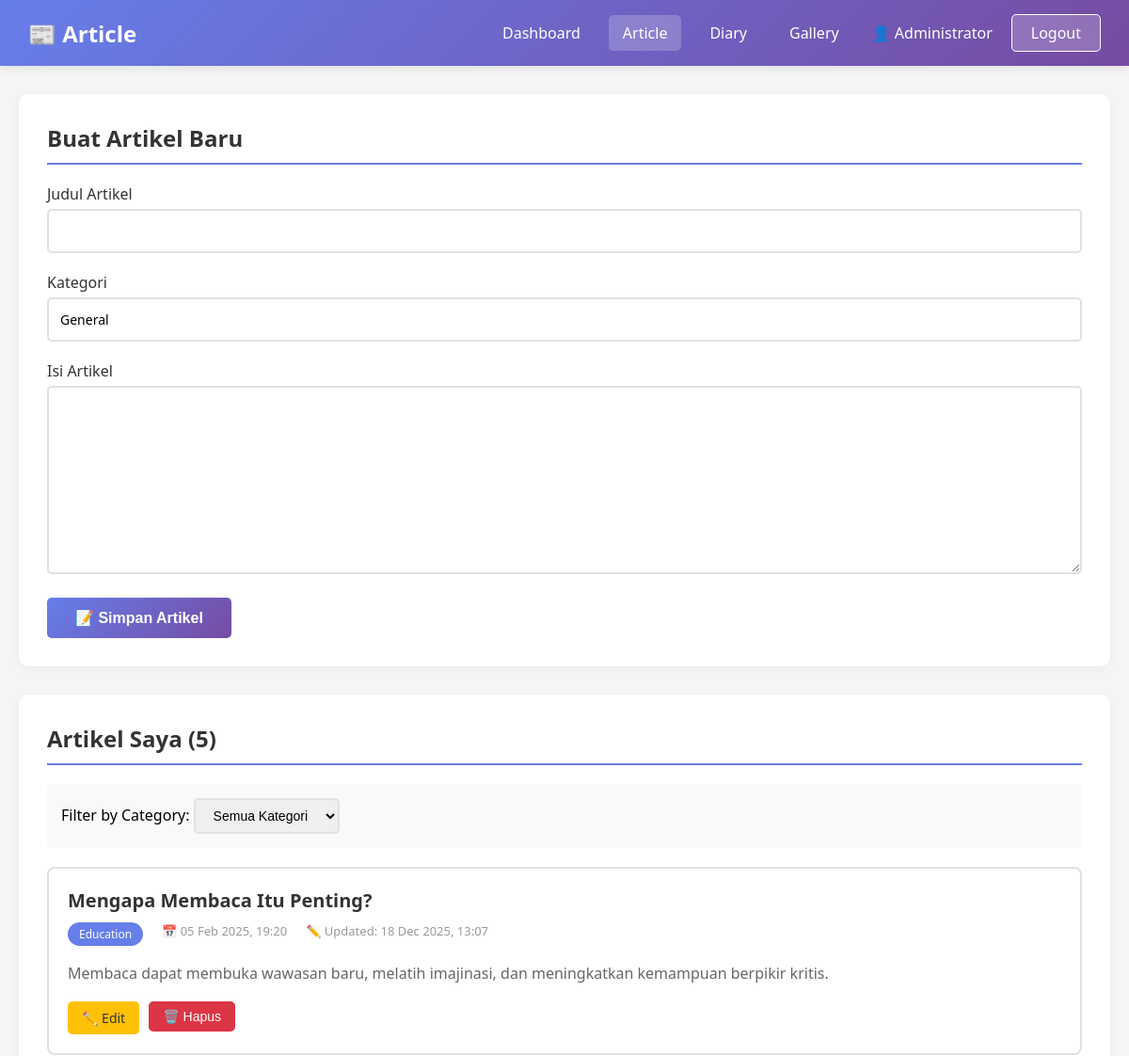
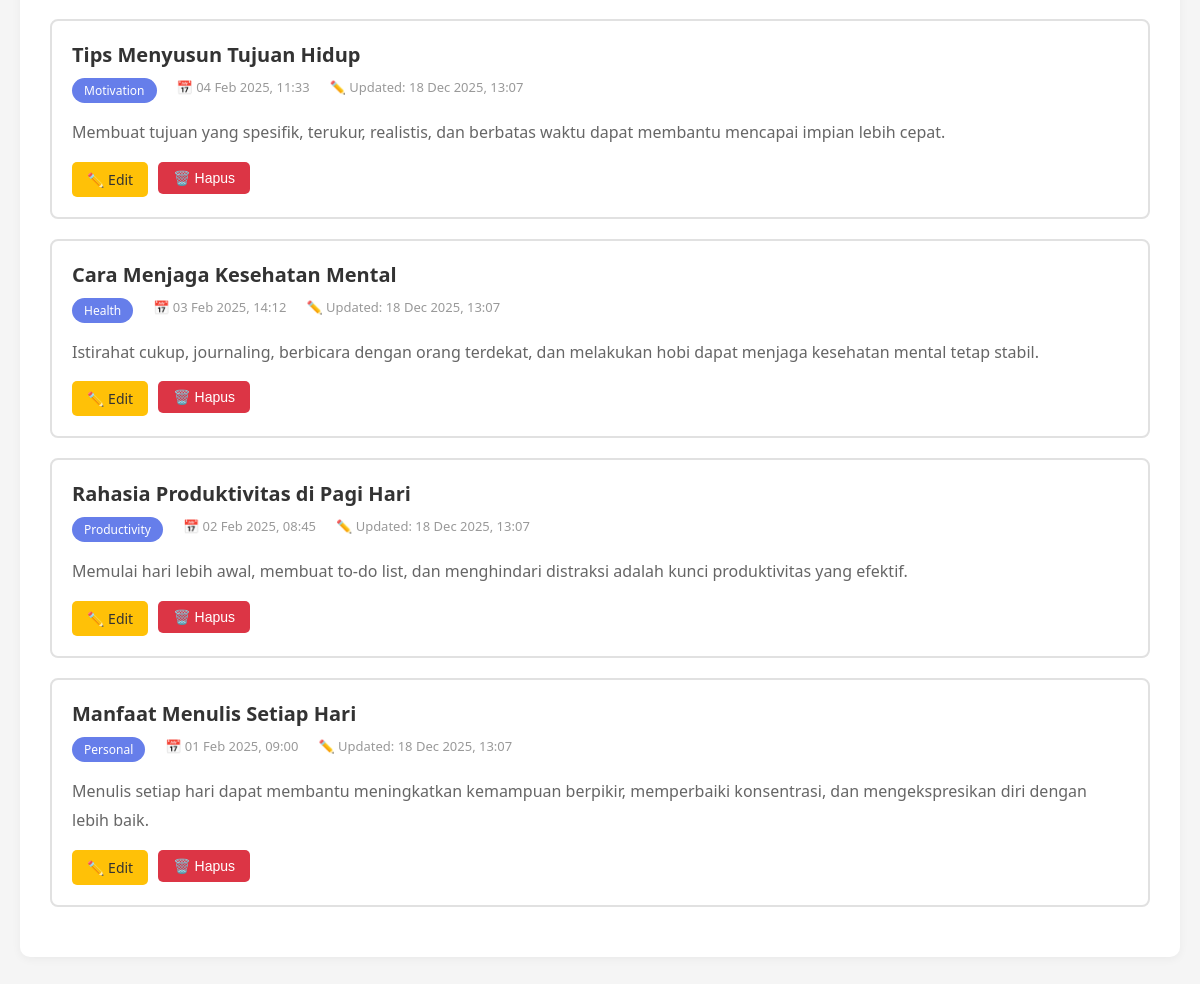
Screenshot of /article.php (signed in) with the database file from the repository (2 pictures, top to bottom).
### tables this page shows
CREATE TABLE articles (
    id INT PRIMARY KEY AUTO_INCREMENT,
    user_id INT NOT NULL,
    title VARCHAR(255) NOT NULL,
    content TEXT NOT NULL,
    category VARCHAR(50) DEFAULT NULL,
    created_at TIMESTAMP DEFAULT CURRENT_TIMESTAMP,
    updated_at TIMESTAMP DEFAULT CURRENT_TIMESTAMP ON UPDATE CURRENT_TIMESTAMP,
    FOREIGN KEY (user_id) REFERENCES users(id) ON DELETE CASCADE,
    INDEX idx_user_id (user_id),
    INDEX idx_created_at (created_at)
);

### article.php (the view, shortened to what this page needs)
<?php
require_once 'koneksi.php';
$user_id = $_SESSION['user_id'];
$full_name = $_SESSION['full_name'];
$filter_category = $_GET['category'] ?? '';
if ($filter_category) {
    $stmt = $conn->prepare("SELECT * FROM articles WHERE user_id = ? AND category = ? ORDER BY created_at DESC");
    if ($stmt) {
        $stmt->bind_param("is", $user_id, $filter_category);
        $stmt->execute();
        $result = $stmt->get_result();
        $articles = $result->fetch_all(MYSQLI_ASSOC);
        $stmt->close();
    } else {
        $articles = [];
    }
} else {
    $stmt = $conn->prepare("SELECT * FROM articles WHERE user_id = ? ORDER BY created_at DESC");
    if ($stmt) {
        $stmt->bind_param("i", $user_id);
        $stmt->execute();
        $result = $stmt->get_result();
        $articles = $result->fetch_all(MYSQLI_ASSOC);
    } else {
        $articles = [];
    }
}
$categories = [];
$categories_stmt = $conn->prepare("SELECT DISTINCT category FROM articles WHERE user_id = ? ORDER BY category");
if ($categories_stmt) {
    $categories_stmt->bind_param("i", $user_id);
    $categories_stmt->execute();
    $categories_result = $categories_stmt->get_result();
    $categories = $categories_result->fetch_all(MYSQLI_ASSOC);
}
$edit_data = null;
?>
<!DOCTYPE html>
<html lang="id">
<head>
</head>
<body>
    <div class="navbar">
        <h1>📰 Article</h1>
        <div class="navbar-right">
            <div class="nav-menu">
                <a href="dashboard.php">Dashboard</a>
                <a href="article.php" class="active">Article</a>
                <a href="diary.php">Diary</a>
                <a href="gallery.php">Gallery</a>
            </div>
            <span>👤 <?php echo htmlspecialchars($full_name); ?></span>
            <a href="logout.php" class="btn-logout">Logout</a>
        </div>
    </div>
    <div class="container">
        <div class="section">
            <h2><?php echo $edit_data ? 'Edit Artikel' : 'Buat Artikel Baru'; ?></h2>
            <form method="POST" action="">
                <div class="form-group">
                    <label for="title">Judul Artikel</label>
                    <input type="text" id="title" name="title" value="<?php echo $edit_data ? htmlspecialchars($edit_data['title']) : ''; ?>" required>
                </div>
                <div class="form-group">
                    <label for="category">Kategori</label>
                    <input type="text" id="category" name="category" value="<?php echo $edit_data ? htmlspecialchars($edit_data['category']) : 'General'; ?>" placeholder="Contoh: Technology, Health, Lifestyle">
                </div>
                <div class="form-group">
                    <label for="content">Isi Artikel</label>
                    <textarea id="content" name="content" required><?php echo $edit_data ? htmlspecialchars($edit_data['content']) : ''; ?></textarea>
                </div>
                <button type="submit" class="btn-primary">
                    <?php echo $edit_data ? '💾 Update Artikel' : '📝 Simpan Artikel'; ?>
                </button>
            </form>
        </div>
        <div class="section">
            <h2>Artikel Saya (<?php echo count($articles); ?>)</h2>
            <?php if (!empty($categories)): ?>
            <div class="filter-section">
                <label>Filter by Category: </label>
                <select onchange="window.location.href='article.php?category=' + this.value">
                    <option value="">Semua Kategori</option>
                </select>
            </div>
            <?php endif; ?>
            <?php if (empty($articles)): ?>
            <div class="empty-state">
                <p style="font-size: 48px;">📰</p>
                <p>Belum ada artikel<?php echo $filter_category ? ' di kategori ini' : ''; ?>. Buat artikel pertama Anda!</p>
            </div>
            <?php else: ?>
            <div class="articles-list">
                <?php foreach ($articles as $article): ?>
                <div class="article-card">
                    <h3><?php echo htmlspecialchars($article['title']); ?></h3>
                    <div class="article-meta">
                        <span class="article-category"><?php echo htmlspecialchars($article['category']); ?></span>
                        <span>📅 <?php echo date('d M Y, H:i', strtotime($article['created_at'])); ?></span>
                        <?php if ($article['updated_at'] != $article['created_at']): ?>
                        <span>✏️ Updated: <?php echo date('d M Y, H:i', strtotime($article['updated_at'])); ?></span>
                        <?php endif; ?>
                    </div>
                    <div class="article-content">
                        <?php echo nl2br(htmlspecialchars($article['content'])); ?>
                    </div>
                    <div class="article-actions">
                        <a href="article.php?edit=<?php echo $article['id']; ?>" class="btn-edit">✏️ Edit</a>
                        <form method="POST" action="" style="display: inline;" onsubmit="return confirm('Yakin ingin menghapus artikel ini?');">
                            <button type="submit" class="btn-delete">🗑️ Hapus</button>
                        </form>
                    </div>
                </div>
                <?php endforeach; ?>
            </div>
            <?php endif; ?>
        </div>
    </div>
</body>
</html>

### article.php (style rules this page uses)
* { margin: 0; padding: 0; box-sizing: border-box; }
body { font-family: 'Segoe UI', Tahoma, Geneva, Verdana, sans-serif; background: #f5f5f5; }
.navbar { background: linear-gradient(135deg, #667eea 0%, #764ba2 100%); color: white; padding: 15px 30px; display: flex; justify-content: space-between; align-items: center; box-shadow: 0 2px 10px rgba(0, 0, 0, 0.1); }
.navbar h1 { font-size: 24px; }
.navbar-right { display: flex; align-items: center; gap: 20px; }
.nav-menu { display: flex; gap: 15px; }
.nav-menu a { color: white; text-decoration: none; padding: 8px 15px; border-radius: 5px; transition: background 0.3s; }
.nav-menu a:hover, .nav-menu a.active { background: rgba(255, 255, 255, 0.2); }
.btn-logout { background: rgba(255, 255, 255, 0.2); color: white; padding: 8px 20px; border: 1px solid white; border-radius: 5px; text-decoration: none; transition: background 0.3s; }
.container { max-width: 1200px; margin: 30px auto; padding: 0 20px; }
.section { background: white; padding: 30px; border-radius: 10px; box-shadow: 0 2px 10px rgba(0, 0, 0, 0.05); margin-bottom: 30px; }
.section h2 { color: #333; margin-bottom: 20px; padding-bottom: 10px; border-bottom: 2px solid #667eea; }
.filter-section { margin-bottom: 20px; padding: 15px; background: #f8f9fa; border-radius: 5px; }
.filter-section select { padding: 8px 15px; border: 2px solid #e1e1e1; border-radius: 5px; font-size: 14px; cursor: pointer; }
.form-group { margin-bottom: 20px; }
.form-group label { display: block; margin-bottom: 5px; color: #333; font-weight: 500; }
.form-group input[type="text"], .form-group select, .form-group textarea { width: 100%; padding: 12px; border: 2px solid #e1e1e1; border-radius: 5px; font-size: 14px; font-family: inherit; }
.form-group textarea { min-height: 200px; resize: vertical; }
.btn-primary { background: linear-gradient(135deg, #667eea 0%, #764ba2 100%); color: white; padding: 12px 30px; border: none; border-radius: 5px; font-size: 16px; font-weight: 600; cursor: pointer; transition: transform 0.2s; }
.articles-list { margin-top: 20px; }
.article-card { background: white; border: 2px solid #e1e1e1; border-radius: 8px; padding: 20px; margin-bottom: 20px; transition: transform 0.2s, box-shadow 0.2s; }
.article-card h3 { color: #333; margin-bottom: 10px; font-size: 20px; }
.article-meta { display: flex; gap: 20px; font-size: 13px; color: #999; margin-bottom: 15px; }
.article-category { display: inline-block; padding: 4px 12px; background: #667eea; color: white; border-radius: 15px; font-size: 12px; font-weight: 500; }
.article-content { color: #666; line-height: 1.8; margin-bottom: 15px; }
.article-actions { display: flex; gap: 10px; }
.btn-edit { background: #ffc107; color: #333; padding: 8px 15px; border: none; border-radius: 5px; font-size: 14px; cursor: pointer; text-decoration: none; display: inline-block; }
.btn-delete { background: #dc3545; color: white; padding: 8px 15px; border: none; border-radius: 5px; font-size: 14px; cursor: pointer; }

### rows the page displays
articles: title "Mengapa Membaca Itu Penting?", category "Education", created_at "05 Feb 2025, 19:20", updated_at "18 Dec 2025, 13:07", content "Membaca dapat membuka wawasan baru, melatih imajinasi, dan meningkatkan kemampuan berpikir kritis."
articles: title "Tips Menyusun Tujuan Hidup", category "Motivation", created_at "04 Feb 2025, 11:33", updated_at "18 Dec 2025, 13:07", content "Membuat tujuan yang spesifik, terukur, realistis, dan berbatas waktu dapat membantu mencapai impian lebih cepat."
articles: title "Cara Menjaga Kesehatan Mental", category "Health", created_at "03 Feb 2025, 14:12", updated_at "18 Dec 2025, 13:07", content "Istirahat cukup, journaling, berbicara dengan orang terdekat, dan melakukan hobi dapat menjaga kesehatan mental tetap stabil."
articles: title "Rahasia Produktivitas di Pagi Hari", category "Productivity", created_at "02 Feb 2025, 08:45", updated_at "18 Dec 2025, 13:07", content "Memulai hari lebih awal, membuat to-do list, dan menghindari distraksi adalah kunci produktivitas yang efektif."
articles: title "Manfaat Menulis Setiap Hari", category "Personal", created_at "01 Feb 2025, 09:00", updated_at "18 Dec 2025, 13:07", content "Menulis setiap hari dapat membantu meningkatkan kemampuan berpikir, memperbaiki konsentrasi, dan mengekspresikan diri dengan lebih baik."

### other values shown
$full_name "Administrator"
count($articles) "5"
